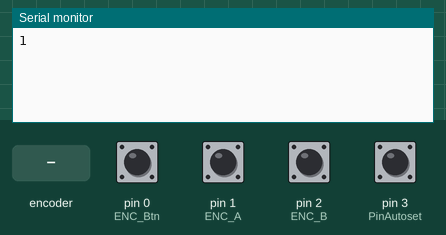
Recording of a program running on a simulated Teensy 4. Shown: the last lines printed to the serial monitor. Inputs (shaded band) come from the test bench; at power-on: pin 0 (ENC_Btn), pin 1 (ENC_A), pin 2 (ENC_B) HIGH, pin 3 (PinAutoset) LOW.

Above: at 1.2 s.
1.3 s: pin 0 (ENC_Btn) pulled LOW for 0.15 s
At 2.0 s:
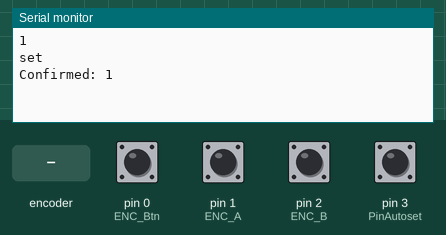
2.9 s: rotary encoder on pin 1 (ENC_A) / pin 2 (ENC_B) turned 1 step (first pin leading)
At 3.5 s:
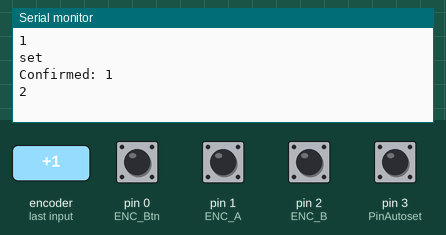
4.6 s: pin 0 (ENC_Btn) pulled LOW for 1 s
At 5.7 s:
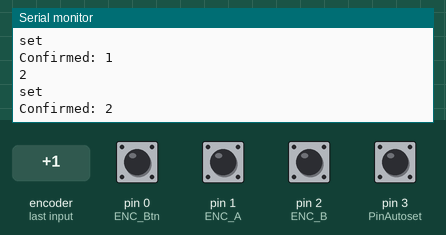
7.1 s: rotary encoder on pin 1 (ENC_A) / pin 2 (ENC_B) turned 1 step (first pin leading)
At 7.9 s:
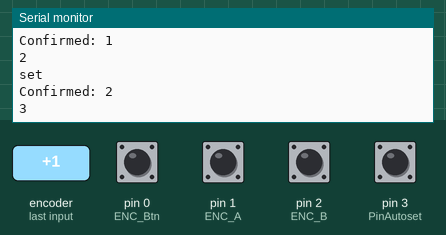

Measured:
- after the input at 1.3 s, the serial monitor: prints a new line at once (image 1)
- after the input at 2.9 s, the serial monitor: prints a new line after 0.08 s (image 2)
- after the input at 4.6 s, the serial monitor: prints a new line at once (image 3)
- after the input at 7.1 s, the serial monitor: prints a new line after 0.08 s (image 4)

The program:

main.cpp
```cpp
#include <Arduino.h>

// these are the encoder inputs
#define ENC_A 1
#define ENC_B 2
#define ENC_Btn 0

// if the autoset pin is high, the frequency will be written directly when a change occures
// otherwise the frequency has to be confirmed with the rotary button
#define PinAutoset 3

#define MAX_COUNTER_VALUE 10000000
#define MIN_COUNTER_VALUE 1

void read_encoder(void);
void confirm_frequency(void);
void setFrequency(int frequency);

volatile int counter = 1;
volatile int previousCounter = 0;
volatile boolean autoset = 0;

void setup()
{
  pinMode(ENC_A, INPUT);
  pinMode(ENC_B, INPUT);
  pinMode(ENC_Btn, INPUT_PULLUP);
  pinMode(PinAutoset, INPUT_PULLDOWN);

  Serial.begin(9600);

  attachInterrupt(ENC_A, read_encoder, CHANGE);
  attachInterrupt(ENC_B, read_encoder, CHANGE);
  attachInterrupt(ENC_Btn, confirm_frequency, FALLING);
}

void loop()
{
  autoset = digitalReadFast(PinAutoset);

  if (counter != previousCounter) {
    previousCounter = counter;
    Serial.println(counter);
  }
}

void read_encoder()
{
  static uint8_t previousState = 3;
  static boolean tick = false;

  uint8_t newA = digitalReadFast(ENC_A);
  uint8_t newB = digitalReadFast(ENC_B);

  uint8_t newState = (newA << 1) | newB;

  if (newState != previousState) {
    if (newState == 3 && previousState == 2 && tick) {
      counter = counter + 1;
      if (counter >= MAX_COUNTER_VALUE) {
        counter = MAX_COUNTER_VALUE;
      }
      if (autoset) {
        setFrequency(counter);
      }
      tick = false;
    } else if (newState == 3 && previousState == 1 && tick) {
      counter = counter - 1;
      if (counter <= MIN_COUNTER_VALUE) {
        counter = MIN_COUNTER_VALUE;
      }
      if (autoset) {
        setFrequency(counter);
      }
      tick = false;
    } else if (newState == 2 && previousState == 0 && !tick) {
      tick = true;
    } else if (newState == 1 && previousState == 0 && !tick) {
      tick = true;
    } else {
      tick = false;
    }

    previousState = newState;
  }
}

void confirm_frequency() {
  static long lastConfirm = 0;
  long time = micros();

  if (time > lastConfirm + 100000) {
    setFrequency(counter);
    Serial.print("Confirmed: ");
    Serial.println(counter);
    lastConfirm = time;
  }
}

void setFrequency(int frequency) {
  Serial.println("set");
}
```
